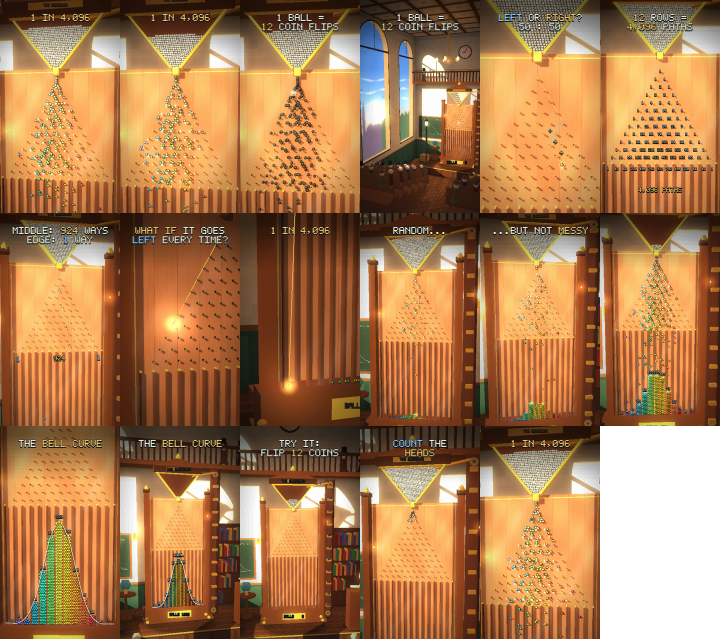
#> input picture projects/galton_board/check_sheet.png, 1440 x 1278 px (shown at 1/2 size)
$ python -i post.py   (imports and definitions only)
#> lines starting #> are read from the running program, lines starting #| are printed output that depends on the picture
"""Post effects on the float (H, W, 3) frame, in this order:
    lens.dof -> raster.apply_glows -> god_rays -> bloom -> grade -> vignette * top_scrim -> UI"""
import numpy as np
from PIL import Image, ImageFilter
from .config import W, H, XX, YY, BAYER_FULL

_GR_Y, _GR_X = np.mgrid[0:H // 2, 0:W // 2].astype(np.float32)


# [25 lines left out: function god_rays, not called in this run]


def bloom(img, thr=200.0, k=0.4, exclude=None):
    """glow around bright pixels; exclude: bool mask of pixels that must stay crisp (e.g. sand grains)"""
    b = np.clip(img.max(-1, keepdims=True) - thr, 0, None) / (255 - thr)
    if exclude is not None:
        b = b * (~exclude)[..., None]
    src = img * b
    small = Image.fromarray(np.clip(src, 0, 255).astype(np.uint8)).resize((W // 4, H // 4), Image.BILINEAR)
    small = small.filter(ImageFilter.GaussianBlur(3.0))
    up = np.asarray(small.resize((W, H), Image.BILINEAR)).astype(np.float32)
    return img + up * k


# [11 lines left out: function grade, not called in this run]


def posterize(img, step=5.0):
    """ordered-dither quantisation: the retro banding that ties the look together"""
    return np.floor(img / step + BAYER_FULL[..., None] * 0.999) * step


_VIG = {}


# [8 lines left out: function vignette, not called in this run]


_SCRIM = {}


# [9 lines left out: function top_scrim, not called in this run]

>>> import cv2
>>> picture = cv2.imread('../projects/galton_board/check_sheet.png', cv2.IMREAD_GRAYSCALE)
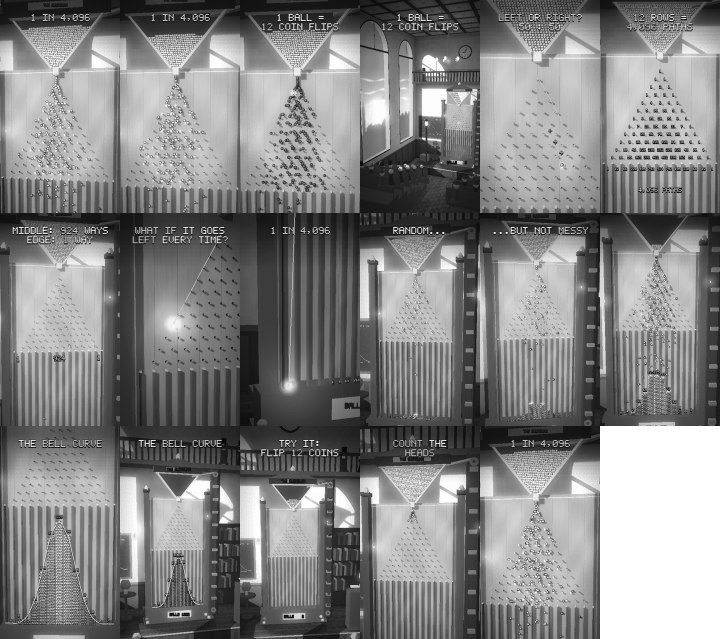
#> picture: shape (1278, 1440) (shown at 1/2 size); min 0, max 255, mean 131.7
>>> result = bloom(picture)
#> in bloom, `b = np.clip(img.max(-1, keepdims=True) - thr, 0, None) / (255 - thr)`: b = 1278 values, max 1 at index 47, min 0 at index 0, mean 0.736
#> in bloom, `src = img * b`:
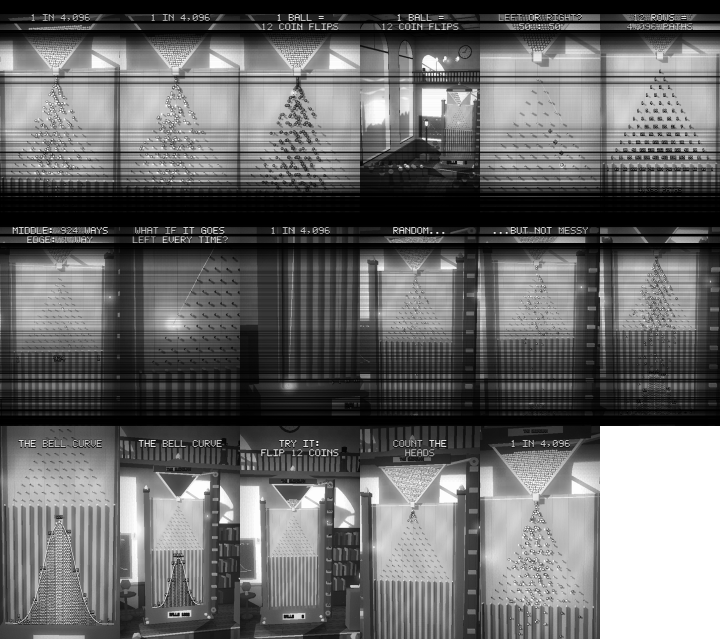
#> src: shape (1278, 1440) float64 (shown at 1/2 size); min 0, max 255, mean 105.2
#> in bloom, `small = Image.fromarray(np.clip(src, 0, 255).astype(np.uint8)).resize(..`:
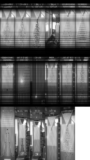
#> small: PIL image 90x160 L; min 0, max 255, mean 105
#> in bloom, `small = small.filter(ImageFilter.GaussianBlur(3.0))`:
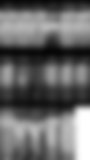
#> small: PIL image 90x160 L; min 6, max 255, mean 104.8
#> (the run stopped early here; a loop or call above may not have finished)
